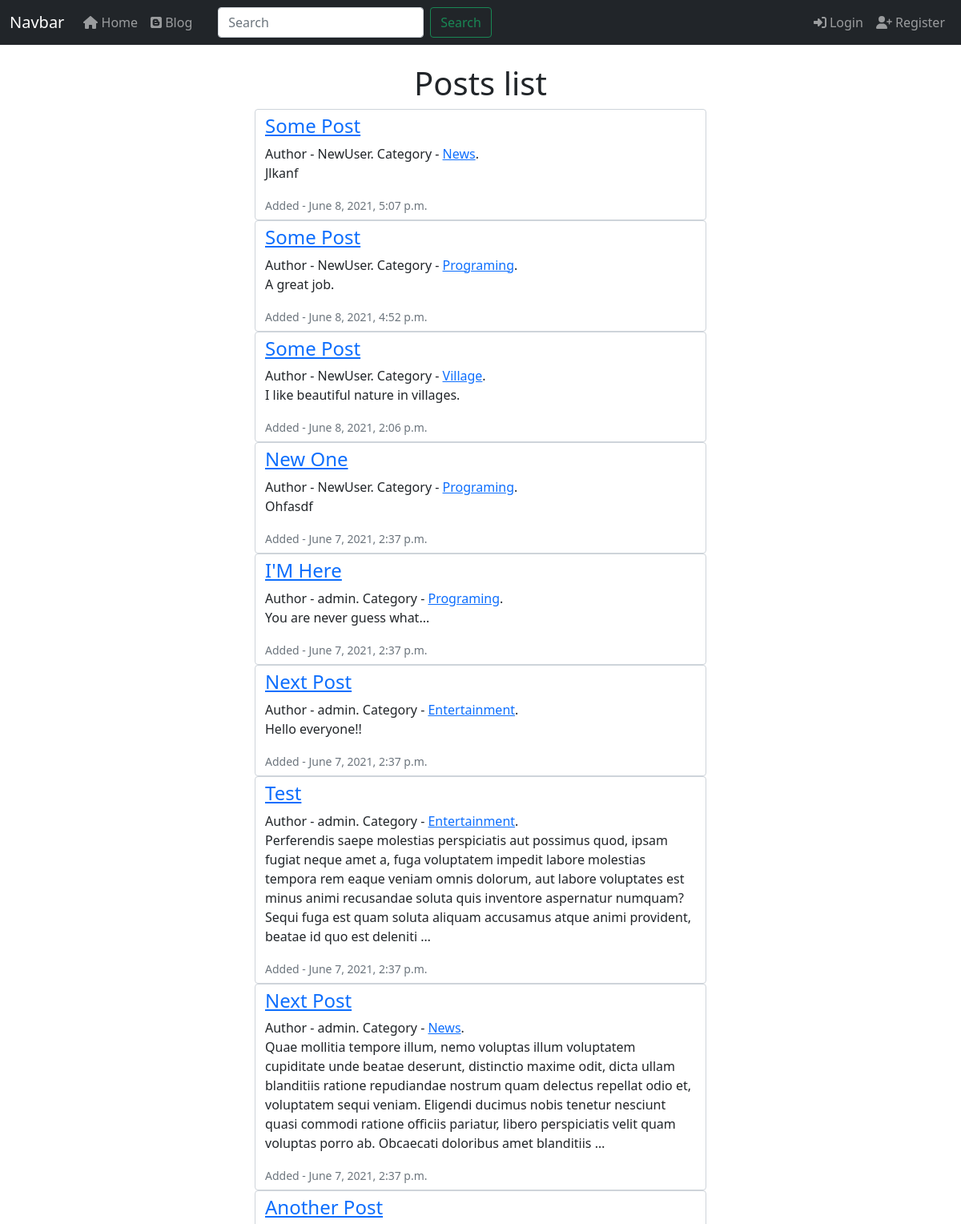
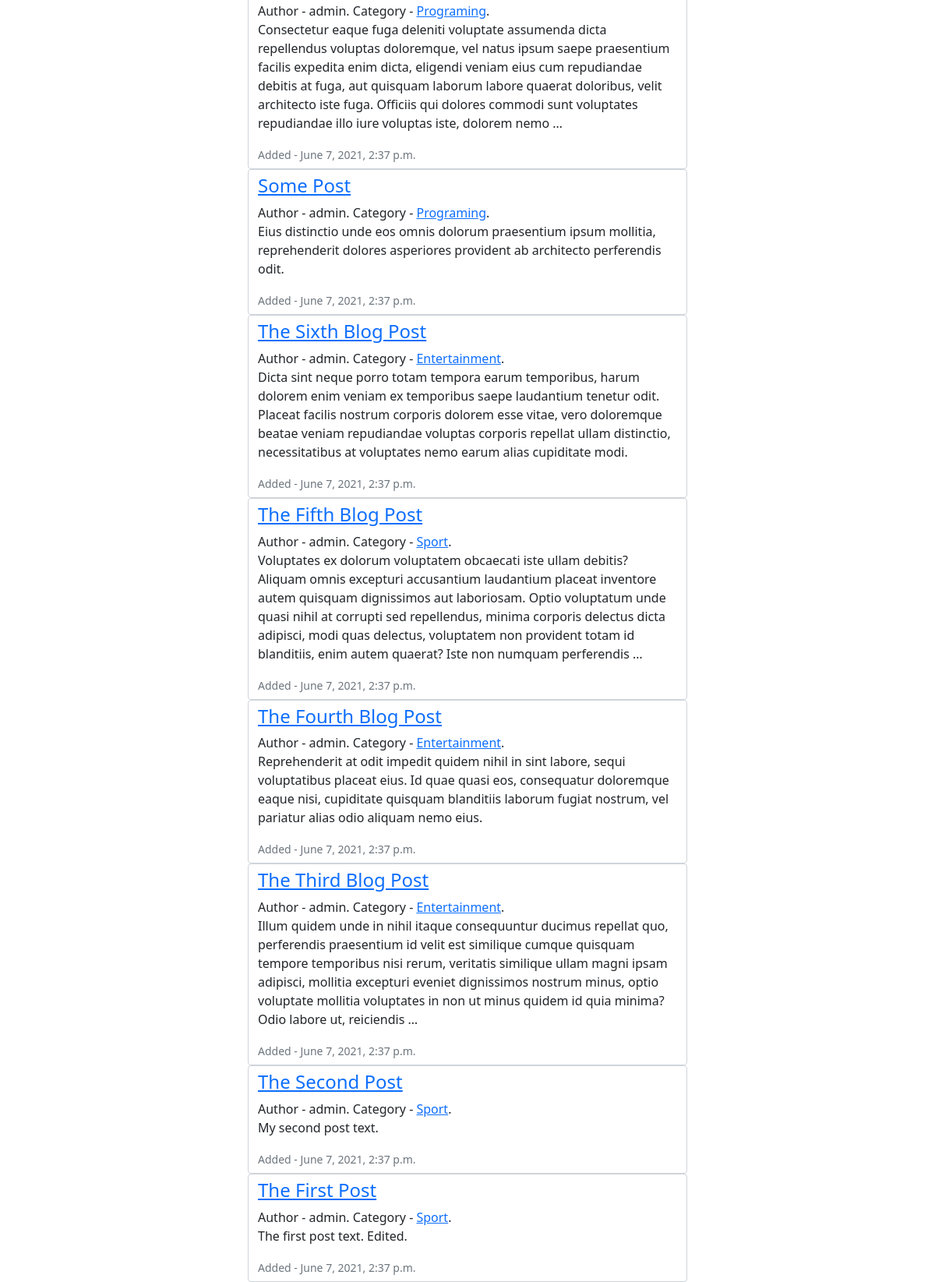
Screenshot of /blog/ with the database file from the repository (2 pictures, top to bottom).
### apps/blog/models.py (models this page shows, shortened)
class Post(models.Model):
    title = models.CharField(max_length=255)
    author = models.ForeignKey(User, on_delete=models.CASCADE)
    body = models.TextField()
    add_post_date = models.DateTimeField(auto_now_add=True)
    change_post_date = models.DateTimeField(auto_now=True)
    category = models.ForeignKey(Category, on_delete=models.SET_NULL, null=True)
    likes = models.ManyToManyField(User, related_name='blog_posts')

class Category(models.Model):
    name = models.CharField(max_length=255)
    def __str__(self):
        return self.name

### apps/blog/views.py (the view)
# urls.py: path('', views.BlogPageView.as_view(), name='blog-page'),
class BlogPageView(ListView):
    model = Post
    template_name = 'blog/main_page.html'
    ordering = ['-id']

### apps/blog/context_processors.py (called while the page is built)
def get_context_data(request):
    context = {'category_data': Category.objects.all()}
    return context

### apps/blog/templates/blog/main_page.html (shortened to what this page needs)
{% extends 'home_page/base.html' %}
{% block content %}
<div class="container-fluid">
    <h1 class="text-center mt-4">Posts list</h1>
    <div class="container-fluid">
        {% for post in object_list %}
            <div class="row justify-content-center">
                <div class="col-6">
                    <div class="form-control">
                        <h4><a href="{% url 'blog:post-details' post.pk %}">{{ post.title|title }}</a></h4>
                        Author - {{ post.author }}. Category - <a href="{% url 'blog:category-details' post.category.name|lower|slugify %}">{{ post.category }}</a>.
                        <p class="article-content">{{ post.body|truncatewords:50 }}</p>
                        <small class="text-muted">Added - {{ post.add_post_date }}</small>
                    </div>
                </div>
            </div>
        {% endfor %}
    </div>
</div>
{% endblock content %}

### rows the page displays
Post: title "Some Post", author "NewUser", category "News", body "Jlkanf", add_post_date "June 8, 2021, 5:07 p.m."
Post: title "Some Post", author "NewUser", category "Programing", body "A great job.", add_post_date "June 8, 2021, 4:52 p.m."
Post: title "Some Post", author "NewUser", category "Village", body "I like beautiful nature in villages.", add_post_date "June 8, 2021, 2:06 p.m."
Post: title "New One", author "NewUser", category "Programing", body "Ohfasdf", add_post_date "June 7, 2021, 2:37 p.m."
Post: title "I'M Here", author "admin", category "Programing", body "You are never guess what...", add_post_date "June 7, 2021, 2:37 p.m."
Post: title "Next Post", author "admin", category "Entertainment", body "Hello everyone!!", add_post_date "June 7, 2021, 2:37 p.m."
Post: title "Test", author "admin", category "Entertainment", body "Perferendis saepe molestias perspiciatis aut possimus quod, ipsam fugiat neque amet a, fuga voluptatem impedit labore molestias tempora rem eaque veniam omnis dolorum, aut labore voluptates est minus animi recusandae soluta quis inventore aspernatur numquam? Sequi fuga est quam soluta aliquam accusamus atque animi provident, beatae id quo est deleniti …", add_post_date "June 7, 2021, 2:37 p.m."
Post: title "Next Post", author "admin", category "News", body "Quae mollitia tempore illum, nemo voluptas illum voluptatem cupiditate unde beatae deserunt, distinctio maxime odit, dicta ullam blanditiis ratione repudiandae nostrum quam delectus repellat odio et, voluptatem sequi veniam. Eligendi ducimus nobis tenetur nesciunt quasi commodi ratione officiis pariatur, libero perspiciatis velit quam voluptas porro ab. Obcaecati doloribus amet blanditiis …", add_post_date "June 7, 2021, 2:37 p.m."
Post: title "Another Post", author "admin", category "Programing", body "Consectetur eaque fuga deleniti voluptate assumenda dicta repellendus voluptas doloremque, vel natus ipsum saepe praesentium facilis expedita enim dicta, eligendi veniam eius cum repudiandae debitis at fuga, aut quisquam laborum labore quaerat doloribus, velit architecto iste fuga. Officiis qui dolores commodi sunt voluptates repudiandae illo iure voluptas iste, dolorem nemo …", add_post_date "June 7, 2021, 2:37 p.m."
Post: title "Some Post", author "admin", category "Programing", body "Eius distinctio unde eos omnis dolorum praesentium ipsum mollitia, reprehenderit dolores asperiores provident ab architecto perferendis odit.", add_post_date "June 7, 2021, 2:37 p.m."
Post: title "The Sixth Blog Post", author "admin", category "Entertainment", body "Dicta sint neque porro totam tempora earum temporibus, harum dolorem enim veniam ex temporibus saepe laudantium tenetur odit. Placeat facilis nostrum corporis dolorem esse vitae, vero doloremque beatae veniam repudiandae voluptas corporis repellat ullam distinctio, necessitatibus at voluptates nemo earum alias cupiditate modi.", add_post_date "June 7, 2021, 2:37 p.m."
Post: title "The Fifth Blog Post", author "admin", category "Sport", body "Voluptates ex dolorum voluptatem obcaecati iste ullam debitis? Aliquam omnis excepturi accusantium laudantium placeat inventore autem quisquam dignissimos aut laboriosam. Optio voluptatum unde quasi nihil at corrupti sed repellendus, minima corporis delectus dicta adipisci, modi quas delectus, voluptatem non provident totam id blanditiis, enim autem quaerat? Iste non numquam perferendis …", add_post_date "June 7, 2021, 2:37 p.m."
Post: title "The Fourth Blog Post", author "admin", category "Entertainment", body "Reprehenderit at odit impedit quidem nihil in sint labore, sequi voluptatibus placeat eius. Id quae quasi eos, consequatur doloremque eaque nisi, cupiditate quisquam blanditiis laborum fugiat nostrum, vel pariatur alias odio aliquam nemo eius.", add_post_date "June 7, 2021, 2:37 p.m."
Post: title "The Third Blog Post", author "admin", category "Entertainment", body "Illum quidem unde in nihil itaque consequuntur ducimus repellat quo, perferendis praesentium id velit est similique cumque quisquam tempore temporibus nisi rerum, veritatis similique ullam magni ipsam adipisci, mollitia excepturi eveniet dignissimos nostrum minus, optio voluptate mollitia voluptates in non ut minus quidem id quia minima? Odio labore ut, reiciendis …", add_post_date "June 7, 2021, 2:37 p.m."
Post: title "The Second Post", author "admin", category "Sport", body "My second post text.", add_post_date "June 7, 2021, 2:37 p.m."
Post: title "The First Post", author "admin", category "Sport", body "The first post text. Edited.", add_post_date "June 7, 2021, 2:37 p.m."
